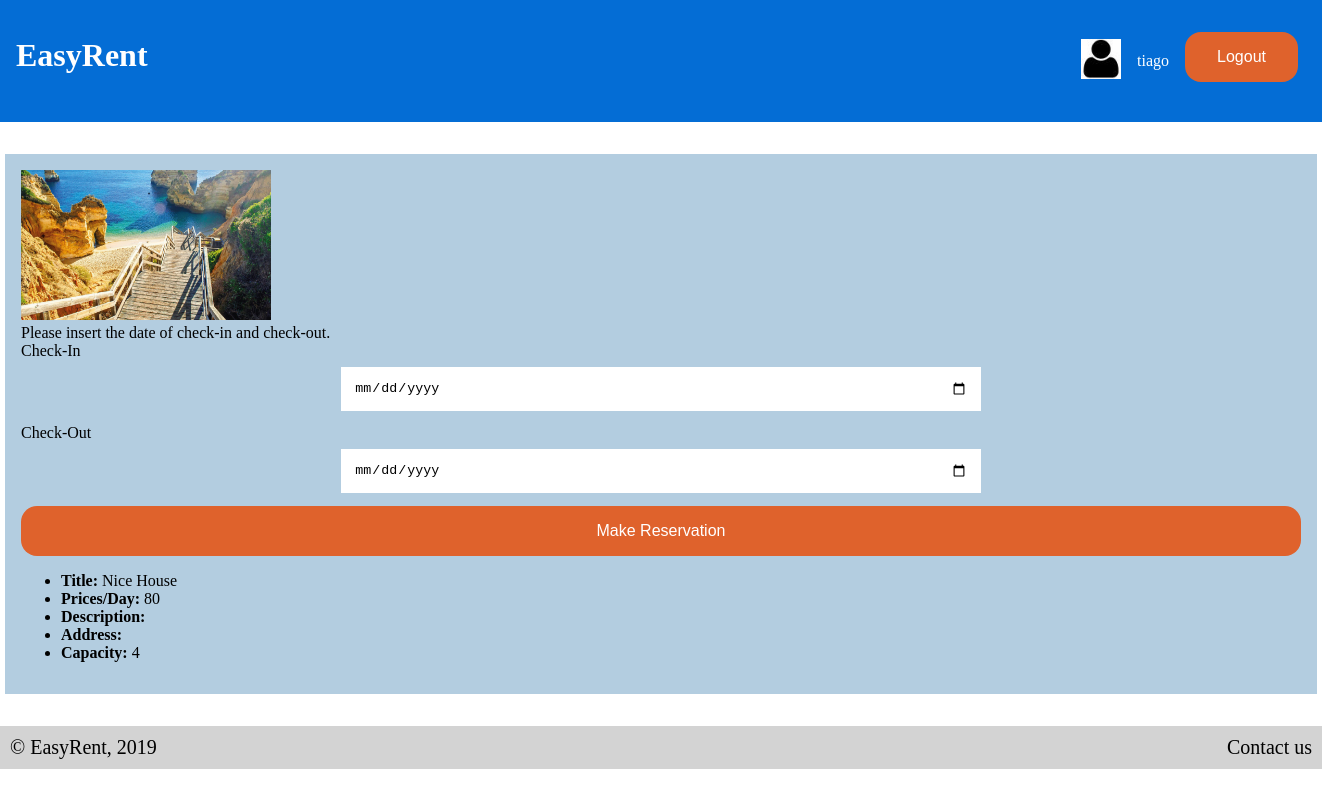
The page /pages/place.php?id=3 (signed in) on the database its author committed.
### tables this page shows
CREATE TABLE Place (id INTEGER PRIMARY KEY, title TEXT NOT NULL, price_day FLOAT NOT NULL, description TEXT, address TEXT, location_id INTEGER REFERENCES Location (id), owner TEXT REFERENCES User (username) NOT NULL, capacity INTEGER NOT NULL);

### database/functions.php (called while the page is built, shortened)
<?php
    function get_place_data($id){
        $db = Database::instance()->db();
        $stmt = $db->prepare('SELECT * FROM Place WHERE id = ?');
        $stmt->execute(array($id));
        return $stmt->fetch();
    }
?>

### pages/place.php (the view, shortened to what this page needs)
<?php
    include_once('../templates/template_generic.php');
    include_once('../database/functions.php');
    $place = get_place_data($_GET['id']);
    $place_id = $_GET['id'];
?>
<section id="content">
    <section id="place_section">
        <div id="place_reservation">
            <div id="place_photo">
                <img src="../resources/beachOpener.jpg" alt="Place photo"  style="width:250px;height:150px;">
            </div>
            <form action="../actions/process_reservation.php?id=<?=$place_id?>" method="post">
                <div id="reservation_info">
                    Please insert the date of check-in and check-out.
                    <br>
                    Check-In
                    <input type="date" name="check-in" id="check-in">
                    Check-Out
                    <input type="date" name="check-out" id="check-out">
                </div>
                <input type="submit" value="Make Reservation">
            </form>
        </div>
        <div id="data">
            <ul>
                <li><b>Title: </b><?= $place['title'] ?></li>
                <li><b>Prices/Day: </b><?= $place['price_day'] ?></li>
                <li><b>Description: </b><?= $place['description'] ?></li>
                <li><b>Address: </b></li>
                <li><b>Capacity: </b><?= $place['capacity'] ?></li>
            </ul>
        </div>
    </section>
</section>
</body>

### css/style.css (style rules this page uses)
body { font-family: Cambria, Candara, Georgia, Times, 'Times New Roman', serif; margin: 0; }
input { width: 90%; padding: 1em; border: none; border-bottom: 2px solid #046DD5; box-sizing: border-box; display: block; margin: 1em auto; margin-top: 0.5em; }
input[type=submit] { width: 100%; background-color: #df622c; border: none; color: white; padding: 1em 2em; margin-bottom: 1em; cursor: pointer; font-size: 16px; border-radius: 1em; }
body>#content { background-color: #b3cde0; width: 80em; margin: 2em auto; padding: 1em; }
#data { width: 100%; }
#reservation_info { width:100%; }
#check-in { width: 50%; border: none; position: relative; left: 0%; }
#check-out { width: 50%; border: none; position: relative; left: 0%; }

### rows shown on the page
place: title "Nice House", price_day "80", capacity "4"

### other values the page prints
$_SESSION['username'] "tiago"
